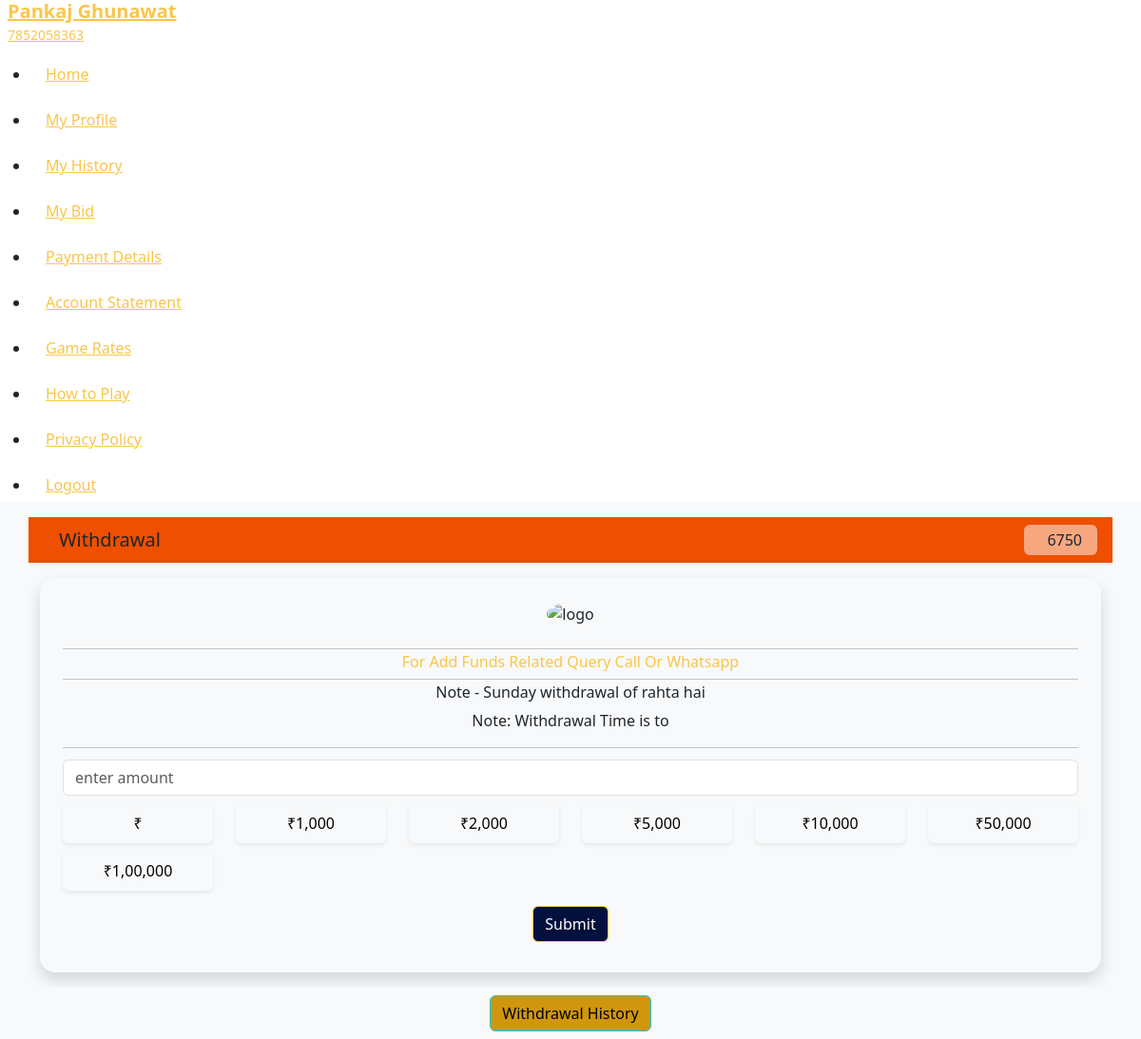
/withdrawal (signed in), run on the app's committed database.
### app/models.py (models this page shows)
class customer(models.Model):
    user=models.ForeignKey(User,on_delete=models.CASCADE)
    name=models.CharField(max_length=225)
    mobile=models.CharField(max_length=225)
    password=models.CharField(max_length=125)
    email=models.CharField(max_length=225,null="",blank=True)
    wallet=models.IntegerField(default=0)
    status=models.CharField(max_length=225,default="no",blank=True)
    join=models.DateTimeField(auto_now_add=True, blank=True)
    def __str__(self):
     return self.user.first_name

### app/views.py (the view)
# urls.py: path('withdrawal',views.withdrawal,name="withdrawal page"),
def withdrawal(request):
    if not request.user.is_authenticated:
        return redirect(loginpg)
    sp=AdminInfo.objects.get(id=1)
    user=request.user
    client=customer.objects.get(user=user)
    return render(request,"withdrawal.html",{"client":client,"sp":sp})

### templates/withdrawal.html (shortened to what this page needs)
<!doctype html>
<html lang="en">
<head>
  {% load static %}
<link rel="stylesheet" href="//cdn.jsdelivr.net/npm/alertifyjs@1.14.0/build/css/alertify.min.css"/>
<link rel="stylesheet" href="//cdn.jsdelivr.net/npm/alertifyjs@1.14.0/build/css/themes/default.min.css"/>
  <link rel="stylesheet" href="https://dpboss777.co.in/assets/frontend/assets/css/custom.css">
  <link rel="stylesheet" href="https://cdn.jsdelivr.net/npm/boxicons@latest/css/boxicons.min.css" />
  <link rel="stylesheet" href="https://dpboss777.co.in/assets/frontend/assets/css/bootstrap.min.css">
  <link href="https://cdn.jsdelivr.net/npm/remixicon@3.6.0/fonts/remixicon.css" rel="stylesheet">
  <link rel="stylesheet" href="https://cdnjs.cloudflare.com/ajax/libs/izitoast/1.4.0/css/iziToast.css" />
</head>
<body>
  <div class="main-wrapper" id="body-pd">
<div class="sidenav d-flex flex-column justify-content-between" id="nav-bar">
  <div class="sidebody">
    <div class="sidebar-logo">
      <a href="index.html" class="d-flex align-items-center">
        <div class="logo-info">
          <h2 class="fw-bold fs-5 m-0" >{{client}}</h2>
          <small class="m-0">{{client.mobile}}</small>
        </div>
      </a>
    </div>
    <ul class="sidebar-menu" id="nav_accordion">
      <li class="nav-item">
        <a href="/games">
          <span class="mm-text dash-item">Home</span>
        </a>
      </li>
      <li class="nav-item">
        <a href="/myprofile">
          <span class="mm-text dash-item">My Profile</span>
        </a>
      </li>
                <li class="nav-item">
        <a href="/history">
          <span class="mm-text dash-item">My History</span>
        </a>
      </li>
      <li class="nav-item">
        <a href="/bid-history">
          <span class="mm-text dash-item">My Bid</span>
        </a>
      </li>
      <li class="nav-item">
        <a href="/payment">
          <span class="mm-text dash-item">Payment Details</span>
        </a>
      </li>
      <li class="nav-item">
        <a href="/passbook">
          <span class="mm-text dash-item">Account Statement</span>
        </a>
      </li>
      <li class="nav-item">
        <a href="/gameprice">
          <span class="mm-text dash-item">Game Rates</span>
        </a>
      </li>
      <li class="nav-item">
        <a href="/howtoplay">
          <span class="mm-text dash-item">How to Play</span>
        </a>
      </li>
                <li class="nav-item">
        <a href="/privacypolicy">
          <span class="mm-text dash-item">Privacy Policy</span>
        </a>
      </li>
      <li class="nav-item">
          <a href="/Elogout" ><span class="mm-text dash-item">Logout</span></a>
      </li>
    </ul>
  </div>
</div>
    <main class="fullheight bg-light">
        <div class="main-body">
            <div class="home-wraper">
                <div class="container">
                    <div class="row gy-3">
            <div class="col-sm-12 my-3 px-0" style="background-color: #ee4f00;">
             <div class=" shadow-sm px-3 py-2 d-flex align-items-center justify-content-between">
              <h5 class="fw-semibild m-0"><a href="/games"></a>Withdrawal</h5>
              <div class="wallet px-3 py-1 rounded-2 bg-white bg-opacity-50">
               <span class="ms-2 fs-6">{{client.wallet}}</span>
            </div>
             </div>
            </div>
          </div>
          <form action="/withdrawal_ammount" method="POST" class="shadow p-4 rounded-4 mb-3">
          <input type="hidden" name="_token" value="i8ZlcTDjWpmSWLuqChz4S878P2D7tQSR4y5P8GUQ">            <div class="row row-cols-xl-6 row-cols-lg-5 row-cols-md-5 row-cols-sm-5 row-cols-4 gy-2">
            <div class="logo-wrap text-center col-xl-12 col-lg-12 col-md-12 col-12">
              <img src="https://firebasestorage.googleapis.com/v0/b/kalyan-market-9da36.appspot.com/o/WhatsApp%20Image%202024-10-21%20at%206.55.29%20PM.jpeg?alt=media&token=3328c3ba-45ca-4ed2-b7d1-e943039a8f99" alt="logo" style="border-radius: 100%;" class="img-fluid " width="70px">
            </div>
            <div class="col-xl-12 col-lg-12 col-md-12 col-12">
                <hr class="my-1">
                <h6 class="text-center text-info">For Add Funds Related Query Call Or Whatsapp</h6>
                <hr class="my-1">
                <h6 class="text-center">Note - Sunday withdrawal of rahta hai</h6>
                <p class="text-center ">Note: Withdrawal Time is {{sp.WithdrawOpenTime}} to {{sp.WithdrawCloseTime}}</p>
                <hr class="my-1">
            </div>
            <div class="col-xl-12 col-lg-12 col-md-12 col-12">
                <div class="text-center">
                    <input type="number" oninput="this.value=(parseInt(this.value)||'')" class="form-control"  min="{{sp.MinimumWithdraw}}" max="100000" name="amount" id="amount" placeholder="enter amount" required/>
                </div>
            </div>
            <div class="col">
                <div class="pbtn">
                    <a data-rs="{{sp.MinimumWithdraw}}" class="btn btn-light shadow-sm py-2 w-100 btnrs px-0">₹{{sp.MinimumWithdraw}}</a>
                </div>
            </div>
            <div class="col">
                <div class="pbtn">
                    <a data-rs="1000" class="btn btn-light shadow-sm py-2 w-100 btnrs px-0">₹1,000</a>
                </div>
            </div>
            <div class="col">
                <div class="pbtn">
                    <a data-rs="2000"  class="btn btn-light shadow-sm py-2 w-100 btnrs px-0">₹2,000</a>
                </div>
            </div>
            <div class="col">
                <div class="pbtn">
                    <a data-rs="5000" class="btn btn-light shadow-sm py-2 w-100 btnrs px-0">₹5,000</a>
                </div>
            </div>
            <div class="col-md-3 col-4">
                <div class="pbtn">
                    <a data-rs="10000" class="btn btn-light shadow-sm py-2 w-100 btnrs px-0">₹10,000</a>
                </div>
            </div>
            <div class="col-md-3 col-4">
                <div class="pbtn">
                    <a data-rs="50000" class="btn btn-light shadow-sm py-2 w-100 btnrs px-0">₹50,000</a>
                </div>
            </div>
            <div class="col-md-3 col-4">
                <div class="pbtn">
                    <a data-rs="100000" class="btn btn-light shadow-sm py-2 w-100 btnrs px-0">₹1,00,000</a>
                </div>
            </div>
            <div class="bibtn col-xl-12 col-lg-12 col-md-12 col-12 py-2 px-4 bg-light text-center">
    <button type="submit"     class="btn btn-warning">Submit </button>
</div>
</div>
        </form>
        <div class="bibtn col-xl-12 col-lg-12 col-md-12 col-12 py-2 px-4 bg-light text-center">
          <a href="/passbook"><button type="button" class="btn btn-info" style="background-color: #d0960e !important;">Withdrawal History </button></a>
      </div>
                </div>
            </div>
        </div>
    </main>
  </div>
</body>
</html>

### data on the page
customer: user.first_name "Pankaj Ghunawat", mobile "7852058363", wallet "6750"
